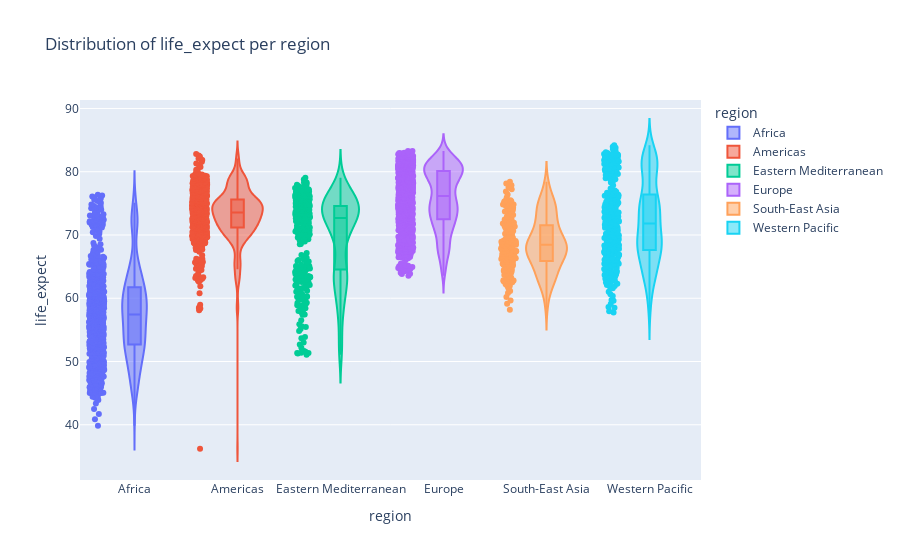
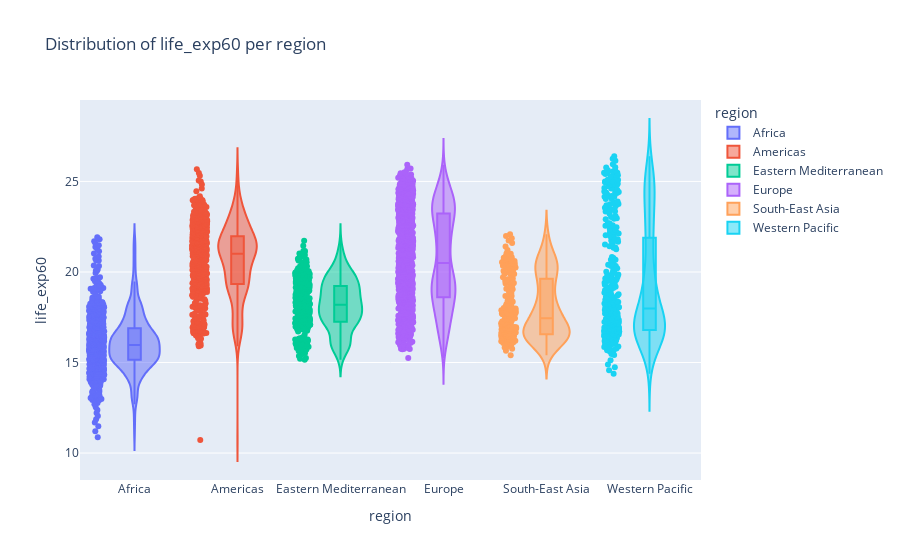

Notebook code for these charts, in order:
### Markdown cell above
### Target distribution

### Code cell
# Target distribution per region

for t in ['life_expect', 'life_exp60']:
    fig = px.violin(df_clean,
        title=f'Distribution of {t} per region',
        y = t,
        x = 'region',
        color=df_clean['region'],
        points='all',
        box=True
    )
    fig.show()

### Figure 1 — Plotly figure (JSON) as saved in the notebook; plotly's stock layout.template omitted (floating-point values rounded to 4 significant figures; data arrays with more than 128 entries replaced by an {"elided": "..."} marker saying what was removed)
{"data": [{"alignmentgroup": "True", "box": {"visible": true}, "hovertemplate": "region=%{x}<br>life_expect=%{y}<extra></extra>", "legendgroup": "Africa", "marker": {"color": "#636efa"}, "name": "Africa", "offsetgroup": "Africa", "orientation": "v", "points": "all", "scalegroup": "True", "showlegend": true, "type": "violin", "x": {"elided": "799 str values"}, "x0": " ", "xaxis": "x", "y": {"elided": "799 float values"}, "y0": " ", "yaxis": "y"}, {"alignmentgroup": "True", "box": {"visible": true}, "hovertemplate": "region=%{x}<br>life_expect=%{y}<extra></extra>", "legendgroup": "Americas", "marker": {"color": "#EF553B"}, "name": "Americas", "offsetgroup": "Americas", "orientation": "v", "points": "all", "scalegroup": "True", "showlegend": true, "type": "violin", "x": {"elided": "561 str values"}, "x0": " ", "xaxis": "x", "y": {"elided": "561 float values"}, "y0": " ", "yaxis": "y"}, {"alignmentgroup": "True", "box": {"visible": true}, "hovertemplate": "region=%{x}<br>life_expect=%{y}<extra></extra>", "legendgroup": "Eastern Mediterranean", "marker": {"color": "#00cc96"}, "name": "Eastern Mediterranean", "offsetgroup": "Eastern Mediterranean", "orientation": "v", "points": "all", "scalegroup": "True", "showlegend": true, "type": "violin", "x": {"elided": "357 str values"}, "x0": " ", "xaxis": "x", "y": {"elided": "357 float values"}, "y0": " ", "yaxis": "y"}, {"alignmentgroup": "True", "box": {"visible": true}, "hovertemplate": "region=%{x}<br>life_expect=%{y}<extra></extra>", "legendgroup": "Europe", "marker": {"color": "#ab63fa"}, "name": "Europe", "offsetgroup": "Europe", "orientation": "v", "points": "all", "scalegroup": "True", "showlegend": true, "type": "violin", "x": {"elided": "850 str values"}, "x0": " ", "xaxis": "x", "y": {"elided": "850 float values"}, "y0": " ", "yaxis": "y"}, {"alignmentgroup": "True", "box": {"visible": true}, "hovertemplate": "region=%{x}<br>life_expect=%{y}<extra></extra>", "legendgroup": "South-East Asia", "marker": {"color": "#FFA15A"}, "name": "South-East Asia", "offsetgroup": "South-East Asia", "orientation": "v", "points": "all", "scalegroup": "True", "showlegend": true, "type": "violin", "x": {"elided": "187 str values"}, "x0": " ", "xaxis": "x", "y": {"elided": "187 float values"}, "y0": " ", "yaxis": "y"}, {"alignmentgroup": "True", "box": {"visible": true}, "hovertemplate": "region=%{x}<br>life_expect=%{y}<extra></extra>", "legendgroup": "Western Pacific", "marker": {"color": "#19d3f3"}, "name": "Western Pacific", "offsetgroup": "Western Pacific", "orientation": "v", "points": "all", "scalegroup": "True", "showlegend": true, "type": "violin", "x": {"elided": "357 str values"}, "x0": " ", "xaxis": "x", "y": {"elided": "357 float values"}, "y0": " ", "yaxis": "y"}], "layout": {"legend": {"title": {"text": "region"}, "tracegroupgap": 0}, "title": {"text": "Distribution of life_expect per region"}, "violinmode": "overlay", "xaxis": {"anchor": "y", "categoryarray": ["Africa", "Americas", "Eastern Mediterranean", "Europe", "South-East Asia", "Western Pacific"], "categoryorder": "array", "domain": [0, 1], "title": {"text": "region"}}, "yaxis": {"anchor": "x", "domain": [0, 1], "title": {"text": "life_expect"}}}}

### Figure 2 — Plotly figure (JSON) as saved in the notebook; plotly's stock layout.template omitted (floating-point values rounded to 4 significant figures; data arrays with more than 128 entries replaced by an {"elided": "..."} marker saying what was removed)
{"data": [{"alignmentgroup": "True", "box": {"visible": true}, "hovertemplate": "region=%{x}<br>life_exp60=%{y}<extra></extra>", "legendgroup": "Africa", "marker": {"color": "#636efa"}, "name": "Africa", "offsetgroup": "Africa", "orientation": "v", "points": "all", "scalegroup": "True", "showlegend": true, "type": "violin", "x": {"elided": "799 str values"}, "x0": " ", "xaxis": "x", "y": {"elided": "799 float values"}, "y0": " ", "yaxis": "y"}, {"alignmentgroup": "True", "box": {"visible": true}, "hovertemplate": "region=%{x}<br>life_exp60=%{y}<extra></extra>", "legendgroup": "Americas", "marker": {"color": "#EF553B"}, "name": "Americas", "offsetgroup": "Americas", "orientation": "v", "points": "all", "scalegroup": "True", "showlegend": true, "type": "violin", "x": {"elided": "561 str values"}, "x0": " ", "xaxis": "x", "y": {"elided": "561 float values"}, "y0": " ", "yaxis": "y"}, {"alignmentgroup": "True", "box": {"visible": true}, "hovertemplate": "region=%{x}<br>life_exp60=%{y}<extra></extra>", "legendgroup": "Eastern Mediterranean", "marker": {"color": "#00cc96"}, "name": "Eastern Mediterranean", "offsetgroup": "Eastern Mediterranean", "orientation": "v", "points": "all", "scalegroup": "True", "showlegend": true, "type": "violin", "x": {"elided": "357 str values"}, "x0": " ", "xaxis": "x", "y": {"elided": "357 float values"}, "y0": " ", "yaxis": "y"}, {"alignmentgroup": "True", "box": {"visible": true}, "hovertemplate": "region=%{x}<br>life_exp60=%{y}<extra></extra>", "legendgroup": "Europe", "marker": {"color": "#ab63fa"}, "name": "Europe", "offsetgroup": "Europe", "orientation": "v", "points": "all", "scalegroup": "True", "showlegend": true, "type": "violin", "x": {"elided": "850 str values"}, "x0": " ", "xaxis": "x", "y": {"elided": "850 float values"}, "y0": " ", "yaxis": "y"}, {"alignmentgroup": "True", "box": {"visible": true}, "hovertemplate": "region=%{x}<br>life_exp60=%{y}<extra></extra>", "legendgroup": "South-East Asia", "marker": {"color": "#FFA15A"}, "name": "South-East Asia", "offsetgroup": "South-East Asia", "orientation": "v", "points": "all", "scalegroup": "True", "showlegend": true, "type": "violin", "x": {"elided": "187 str values"}, "x0": " ", "xaxis": "x", "y": {"elided": "187 float values"}, "y0": " ", "yaxis": "y"}, {"alignmentgroup": "True", "box": {"visible": true}, "hovertemplate": "region=%{x}<br>life_exp60=%{y}<extra></extra>", "legendgroup": "Western Pacific", "marker": {"color": "#19d3f3"}, "name": "Western Pacific", "offsetgroup": "Western Pacific", "orientation": "v", "points": "all", "scalegroup": "True", "showlegend": true, "type": "violin", "x": {"elided": "357 str values"}, "x0": " ", "xaxis": "x", "y": {"elided": "357 float values"}, "y0": " ", "yaxis": "y"}], "layout": {"legend": {"title": {"text": "region"}, "tracegroupgap": 0}, "title": {"text": "Distribution of life_exp60 per region"}, "violinmode": "overlay", "xaxis": {"anchor": "y", "categoryarray": ["Africa", "Americas", "Eastern Mediterranean", "Europe", "South-East Asia", "Western Pacific"], "categoryorder": "array", "domain": [0, 1], "title": {"text": "region"}}, "yaxis": {"anchor": "x", "domain": [0, 1], "title": {"text": "life_exp60"}}}}
